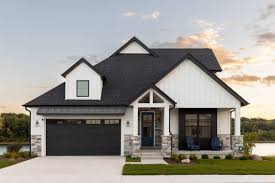
#> input picture image.jpg, 275 x 183 px
$ python dip_project.py
#> lines starting #> are read from the running program, lines starting #| are printed output that depends on the picture; after the words box and inside, x2 and y2 are one past the last pixel; in counts of white or black regions, pixels touching at a corner belong together
import cv2
import matplotlib.pyplot as plt

# Read Image
img = cv2.imread("image.jpg")
#> img is the input picture: shape (183, 275, 3); mean B, G, R 145.9, 151, 153.1

# RGB Image
rgb = cv2.cvtColor(img, cv2.COLOR_BGR2RGB)

# Grayscale
gray = cv2.cvtColor(img, cv2.COLOR_BGR2GRAY)
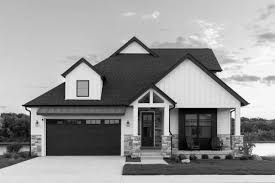
#> gray: shape (183, 275); min 0, max 254, mean 151.1

# Noise Removal
blur = cv2.GaussianBlur(gray, (5,5), 0)
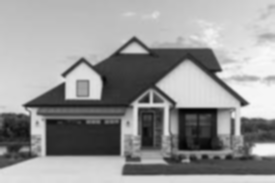
#> blur: shape (183, 275); min 3, max 249, mean 151.1

# Histogram Equalization
equalized = cv2.equalizeHist(gray)
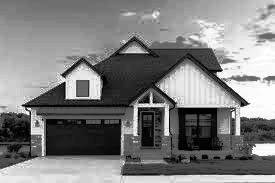
#> equalized: shape (183, 275); min 0, max 255, mean 128.5

# Binary Conversion
_, binary = cv2.threshold(gray, 127, 255, cv2.THRESH_BINARY)
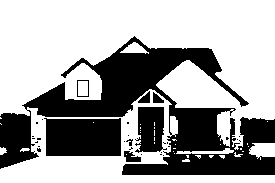
#> binary: shape (183, 275); 64.1% white; 31 black regions (23 under 20 px), largest, box (x1, y1, x2, y2) and area: (0, 36, 275, 175) 13768, (44, 118, 121, 156) 2779, (135, 107, 167, 153) 1096

# Edge Detection (Object Detection)
edges = cv2.Canny(gray, 100, 200)
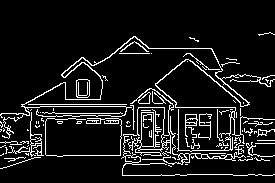
#> edges: shape (183, 275); 9.6% white in thin lines or dots, all inside (x1, y1, x2, y2) = (0, 32, 275, 176)

# Display Results

plt.figure(figsize=(12,8))

plt.subplot(2,3,1)
plt.imshow(rgb)
plt.title("Original")
plt.axis("off")

plt.subplot(2,3,2)
plt.imshow(gray, cmap='gray')
plt.title("Gray")
plt.axis("off")

plt.subplot(2,3,3)
plt.imshow(blur, cmap='gray')
plt.title("Smoothing")
plt.axis("off")

plt.subplot(2,3,4)
plt.imshow(equalized, cmap='gray')
plt.title("Histogram Equalization")
plt.axis("off")

plt.subplot(2,3,5)
plt.imshow(binary, cmap='gray')
plt.title("Binary")
plt.axis("off")

plt.subplot(2,3,6)
plt.imshow(edges, cmap='gray')
plt.title("Object Detection")
plt.axis("off")

plt.show()
